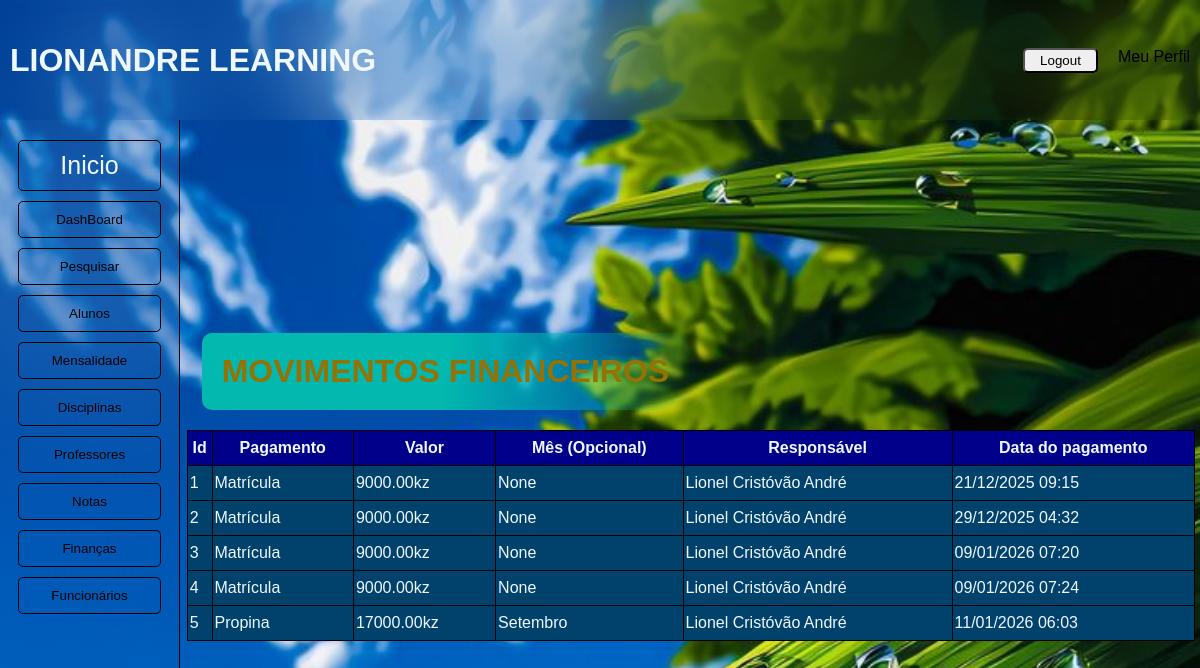
The app's page /movifinas/ (signed in) with its own data.
### alunos/models.py (models this page shows)
class Pagamentos(models.Model):
    Tipos = [
        ('Matrícula','Matrícula'),
        ('Confirmação','Confirmação'),
        ('Propina','Propina'),
        ('Folha de Prova','Folha de Prova'),
        ('Uniforme Escolar','Uniforme Escolar'),
        ('Uniforme de Ed. Física','Uniforme de Ed. Física'),
        ('Cartão','Cartão'),
        ('Estágio','Estágio')
    ]
    tipo = models.CharField(max_length=100, choices=Tipos)
    mes = models.CharField(max_length=100, blank=True, null=True)
    valor = models.DecimalField(max_digits=10, decimal_places=2)
    funcionario = models.CharField(max_length=50)
    registrado = models.DateTimeField(auto_now_add=True)

### alunos/views.py (the view)
# urls.py: path('movifinas/', views.financa, name='financa'),
@login_required(login_url='/login/')
def financa(request):
    grupo_prof = Group.objects.get(id=4)
    group_auth = request.user.groups.first()
    if group_auth != grupo_prof:
        pagos = Pagamentos.objects.all()
        return render(request,'aluno/financa.html', {'pagos' : pagos})
    else:
        return HttpResponseForbidden('<h1>Apenas Funcionários Autorizados Podem prosseguir na Execução de Tal Acção</h1>')

### alunos/templates/aluno/financa.html
{% extends 'aluno/layout/base.html' %}
{% block content %}
<div class="page" style="width: auto; align-self: start; margin: 20px;">
        <h1 style="color: rgb(148, 114, 4);">MOVIMENTOS FINANCEIROS</h1>
</div>
<table >
    <tr>
        <th>Id</th>
        <th>Pagamento</th>
        <th>Valor</th>
        <th>Mês (Opcional)</th>
        <th>Responsável</th>
        <th>Data do pagamento</th>
    </tr>
{% for pago in pagos %}
    <tr>
        <td>{{ pago.id }}</td>
        <td>{{ pago.tipo }}</td>
        <td>{{ pago.valor }}kz</td>
        <td>{{ pago.mes }}</td>
        <td>{{ pago.funcionario }}</td>
        <td>{{ pago.registrado | date:'d/m/Y h:i' }}</td>
    </tr>
{% empty %}
    <div style="width: 50%; height: auto; background-color: rgb(253, 27, 27); margin: 20px; border-radius: 10px; padding: 20px;">
        <h1 style="text-align: center;">Lista Vazia</h1>
    </div>
{% endfor %}
</table>
{% endblock %}

### alunos/static/css/style.css (style rules this page uses)
* { margin: 0; padding: 0; box-sizing: border-box; text-decoration: none; list-style: none; font-family: 'Franklin Gothic Medium', 'Arial Narrow', Arial, sans-serif; }
body { background-image: url('img/background.jpg'); background-size: cover; background-repeat: no-repeat; }
table { border-collapse: collapse; width: 63em; color: aliceblue; height: auto; }
td, th { border: 1px solid black; height: 35px; }
td { border: 1px solid black; padding: 2px; background-color: rgb(1, 66, 109); }
th { background-color: darkblue; }
.page { width: 60%; background:linear-gradient(97deg, rgb(2, 184, 175), rgb(2, 184, 175), transparent) ; text-align: start; border-radius: 10px; align-self: start; margin: 20px 50px; padding: 20px; }

### records on screen
Pagamentos: id "1", tipo "Matrícula", valor "9000.00", mes "None", funcionario "Lionel Cristóvão André", registrado "21/12/2025 09:15"
Pagamentos: id "2", tipo "Matrícula", valor "9000.00", mes "None", funcionario "Lionel Cristóvão André", registrado "29/12/2025 04:32"
Pagamentos: id "3", tipo "Matrícula", valor "9000.00", mes "None", funcionario "Lionel Cristóvão André", registrado "09/01/2026 07:20"
Pagamentos: id "4", tipo "Matrícula", valor "9000.00", mes "None", funcionario "Lionel Cristóvão André", registrado "09/01/2026 07:24"
Pagamentos: id "5", tipo "Propina", valor "17000.00", mes "Setembro", funcionario "Lionel Cristóvão André", registrado "11/01/2026 06:03"
